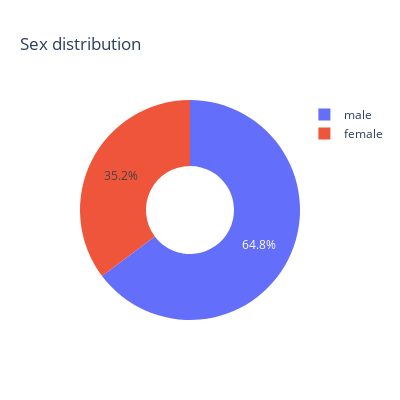

Notebook source saved alongside this figure:
### Markdown cell above
## 2.1 Survival rate
---

1. The survive rate is 38%

### Code cell
# Analysing sex distribuition
fig = px.pie(df['Sex'], 
             values=df['Sex'].value_counts().values, 
             names=df['Sex'].value_counts().index,
             title="Sex distribution", 
             width=400, height=400, hole=0.4)
fig.show()

### Figure 1 — Plotly figure (JSON) as saved in the notebook; plotly's stock layout.template omitted (floating-point values rounded to 4 significant figures)
{"data": [{"domain": {"x": [0, 1], "y": [0, 1]}, "hole": 0.4, "hovertemplate": "label=%{label}<br>value=%{value}<extra></extra>", "labels": ["male", "female"], "legendgroup": "", "name": "", "showlegend": true, "values": [577, 314], "type": "pie"}], "layout": {"legend": {"tracegroupgap": 0}, "title": {"text": "Sex distribution"}, "height": 400, "width": 400}}
